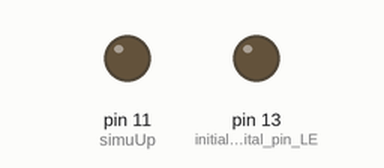
This sketch was run on a simulated Arduino Uno, built with avr-gcc and run on an emulated ATmega328P. On the bench: output pins drawn as LEDs (lit = HIGH). What the sketch prints to the serial monitor is not drawn.

Above: at 0.4 s.
At 27.6 s:
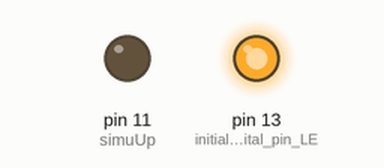
Timing chart, 0 to 66.3 s (numbered marks = the images above):
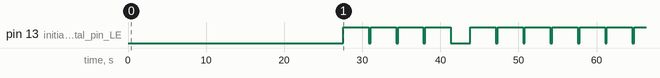

The sketch:

PINBuster.ino
```cpp
// 2019/03/06 Jokin Astobiza
// Victsing trail camera password cracker

// Solder some wires to these buttons on the trail camera (left), and link them to the Arduino (right):
// Ground           Ground
// Ok                8
// Right             9
// Left             10
// Up               11
const byte simuOk    =  8;
const byte simuRight =  9;
const byte simuLeft  = 10;
const byte simuUp    = 11;
const byte simuDown  = 12; // finally NOT used

const byte passLength = 4; // Password length
const String alphabet = "0123456789ABCDEFGHIJKLMNOPQRSTUVWXYZ"; // Possible values for each digit
const byte sizeOfAlphabet = alphabet.length();
// Combinations: alphabet ^ passLength. For example 36 ^ 4 = 1,679.616 possible combinations!
// At over 3 seconds (errorDelay) per try: 58 days 07:40:48

String initString = "";
byte positions[passLength]; // just in case inicial code is not "0000", get each digit's position in alphabet

// Trial&error quick&dirty fixes...
const int pressDuration = 100;  // (ms) How long to push a button for
const int keyDelay      = 150;  // (ms) How long to wait after pushing a button
const int errorDelay    = 3000; // (ms) How long to wait for error to clear up

void setup() {
  // NEVER SET ANY OF THE PINS TO HIGH IN THIS PROGRAM, IT'LL SEND 5V TO A 3,3V BOARD! ARDUINO WILL *FRY* TRAIL CAMERA
  digitalWrite(simuUp,    LOW);
  digitalWrite(simuDown,  LOW);
  digitalWrite(simuLeft,  LOW);
  digitalWrite(simuRight, LOW);
  digitalWrite(simuOk,    LOW);

  pinMode(LED_BUILTIN, OUTPUT); // initialize digital pin LED_BUILTIN as an output (pin 13 is wired to internal LED)

  Serial.begin(9600);     // opens serial port, sets data rate to 9600 bps

  // Use ONLY one of the following options: A)Start from 0, or B)Set an initial combination
  // A) "0" x passLength
  //for (byte count=0; count<passLength; count++) initString = initString + String("0"); // Default would be something like: "000", "0000", "00000"
  // B) Set custom combination
  initString = "0ZZW"; // set a custom one (helpfull for debugging)

  Serial.println(alphabet + " Size: " + String(sizeOfAlphabet) + " Initial code: " + String(initString));

  for (byte cont=0; cont<passLength; cont++)
    positions[cont] = alphabet.indexOf(initString[cont]);

  Serial.println("Setting each digit in its position:");
  for (byte digit=0; digit<passLength; digit++) { // loop through all the digits
    Serial.print("Digit " + String(digit+1) + "/" + passLength + " to " + String(initString[digit]) + " (" + alphabet.indexOf(initString[digit]) + " positions)...");
    for (byte skipper=0; skipper<positions[digit]; skipper++) // Setting each character as desired
      pressButton(simuUp);
    Serial.println(" Done");
    pressButton(simuRight); // Skip to next digit
  }
}

void loop() {
  byte loopLimit[passLength];
  for (byte count=0; count<passLength; count++) { // loop through all the digits
    loopLimit[count] = sizeOfAlphabet-positions[count];
  }

  Serial.println("Main program running!");
  for (byte loop0=0; loop0<loopLimit[0]; loop0++) { // First character
    pressButton(simuRight); // Skip to next digit
    for (byte loop1=0; loop1<loopLimit[1]; loop1++) { // Second character
      pressButton(simuRight); // Skip to next digit
      for (byte loop2=0; loop2<loopLimit[2]; loop2++) { // Third character
        pressButton(simuRight); // Skip to next digit
        for (byte loop3=0; loop3<loopLimit[3]; loop3++) { // Fourth character
          pressButton(simuOk); // Try the combination
          digitalWrite(LED_BUILTIN, HIGH); // turn the LED on
          delay(errorDelay); // Wait for error to clear up
          pressButton(simuUp); // skip to next character in our alphabet
          digitalWrite(LED_BUILTIN, LOW); // turn the LED off
        }
        pressButton(simuLeft);
        pressButton(simuUp);
        loopLimit[3] = sizeOfAlphabet-1;
      }
      pressButton(simuLeft);
      pressButton(simuUp);
      loopLimit[2] = sizeOfAlphabet-1;
    }
    pressButton(simuLeft);
    pressButton(simuUp);
    loopLimit[1] = sizeOfAlphabet-1;
  }
  digitalWrite(LED_BUILTIN, HIGH); // turn the LED on

  Serial.print("Program finished, stopping!");
  exit(0);  //STOP!
}

void pressButton(byte myBbutton) { // simulate button press by going low and then opened again
  pinMode(myBbutton, OUTPUT);     // Push the button. Pull the signal low to activate the power button
  delay(pressDuration);           // Wait a moment while pushing the button (ms)
  pinMode(myBbutton, INPUT);      // Release the power button.
  delay(keyDelay);                // Delay a moment to unknowledge button press
}

// this function is finally not really used...
void blinkLED(int delayMS) {
  digitalWrite(LED_BUILTIN, HIGH); // turn the LED on
  delay(delayMS);                  // wait for delayMS
  digitalWrite(LED_BUILTIN, LOW);  // turn the LED off
}
```

Measured:
- by itself, pin 13 (initialize_digital_pin_LE): goes 3 × (HIGH 3.3 s, LOW 0.25 s), HIGH 3.3 s, LOW 2.5 s, 6 × (HIGH 3.3 s, LOW 0.25 s), then HIGH
